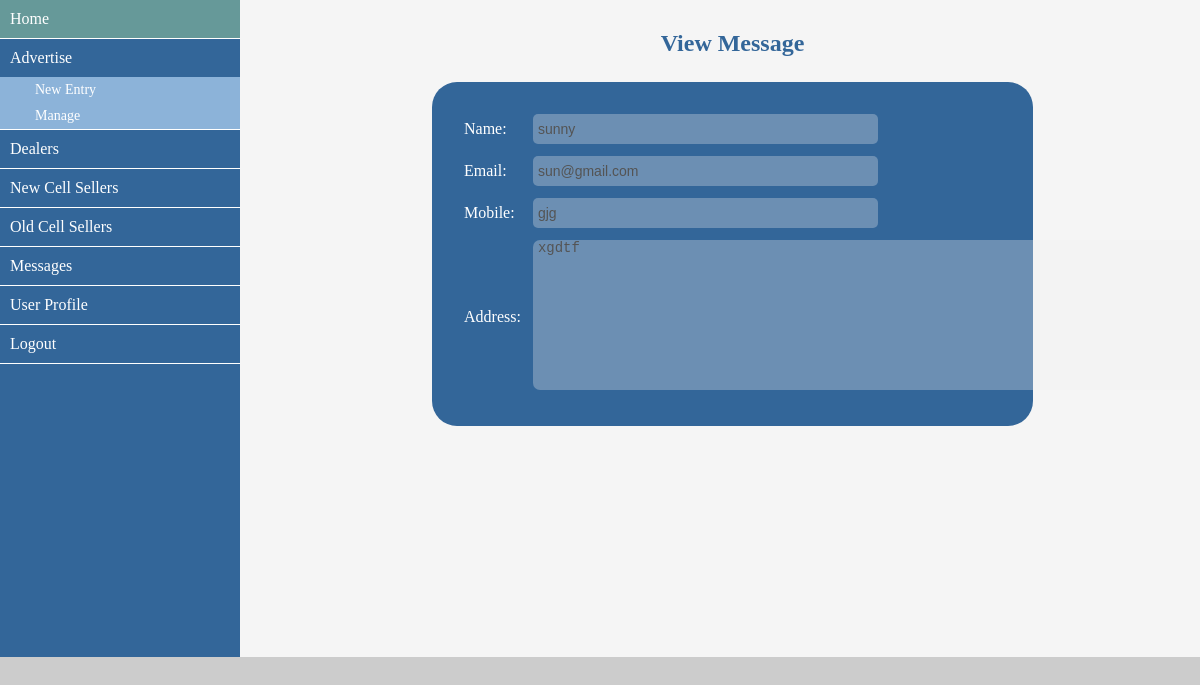
Screenshot of /admin/view_message.php?v=21 (signed in) with the database file from the repository.
### tables this page shows
CREATE TABLE `md_msg` (
  `id` int(5) NOT NULL,
  `name` varchar(40) NOT NULL,
  `email` varchar(40) NOT NULL,
  `subject` varchar(255) NOT NULL,
  `message` text NOT NULL
);

### admin/database.php (called while the page is built, shortened)
<?php
	$dbHost = "localhost";
	$dbUser = "root";
	$dbPass = "";
	$dbName = "db_md";
	$con = mysqli_connect($dbHost,$dbUser,$dbPass,$dbName);
	function selectData($query) {
		global $con;
		if ($con) {
			$result = mysqli_query($con,$query);
			if ($result) {
				return mysqli_fetch_assoc($result);
			} else {
				return false;
			}
		} else {
			echo "Database connection failed";
		}
	}
?>

### admin/view_message.php (the view)
<?php include_once('admin_sidebar.php'); ?>
		<div class="content">
			<div class="form_title cen">
				<h2  style="margin-top: 30px;">View Message</h2>
			</div>
			<div class="product_form">
				<table>
				<?php
					$id = $_GET['v'];
					$query = "SELECT * FROM md_msg WHERE id='$id'";
					$result = selectData($query);
				?>
					<tr>
						<td>Name:</td>
						<td><input type="text" value="<?= $result['name']; ?>" disabled></td>
					</tr>
					<tr>
						<td>Email:</td>
						<td><input type="text" value="<?= $result['email']; ?>" disabled></td>
					</tr>
					<tr>
						<td>Mobile:</td>
						<td><input type="text" value="<?= $result['subject']; ?>" disabled></td>
					</tr>
					<tr>
						<td>Address:</td>
						<td><textarea style="resize: none;width: 200%;height: 150px;" disabled><?= $result['message']; ?></textarea></td>
					</tr>
				</table>
			</div>
		</div>
	</div>
</body>
</html>

### admin/assets/css/style.css (style rules this page uses)
* { margin: 0px; padding: 0px; outline: 0; }
body { font-family: verdana; background-color: #ccc; }
.container .content { width: 80%; float: left; background-color: whitesmoke; height: 657px; }
.content .form_title { width: 60%; float: left; }
.form_title h2 { margin-top: 50px; padding-left: 25px; color: #336699; }
.content .product_form { width: 60%; margin-left: 20%; float: left; background-color: #336699; margin-top: 25px; padding-top: 25px; padding-bottom: 25px; padding-left: 25px; color: white; border-radius:25px; }
.product_form td { padding: 5px; }
.product_form input,select { width: 340px; height: 30px; font-size: 14px; border-radius: 5px; border: none; padding-left: 5px; }
.product_form textarea { width: 340px; height: 80px; font-size: 14px; border-radius: 7px; border: none; padding-left: 5px; }
.content .cen { width: 100%; float: left; }
.cen h2 { text-align: center; }

### rows the page displays
md_msg: name "sunny", email "sun@gmail.com", subject "gjg", message "xgdtf"
